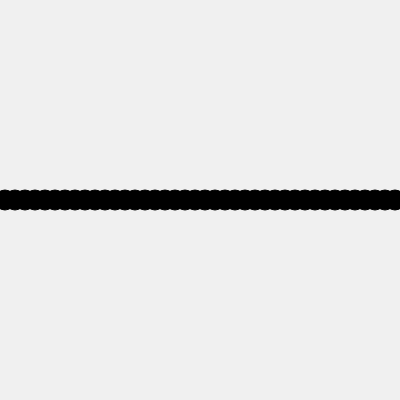
Frame 1 (no input)
Frame 60 (no input): identical to frame 1, image omitted
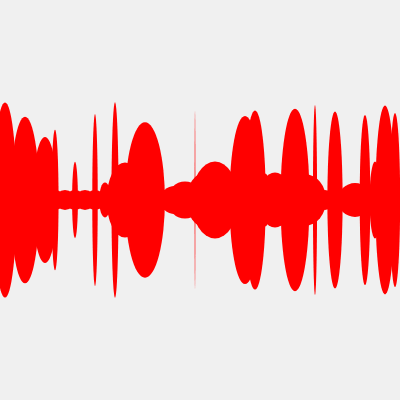
Frame 120 (the mouse pressed at the canvas centre since frame 60)

The p5.js sketch that drew these frames (run headless with seeded random() and noise() and a simulated clock; from frame 60 on, the mouse is pressed at the canvas centre):

// p5.js sketch
// ── sketch.js
// DM2008 — Activity 2b [Guided]
// Pattern Making (40 min)
//
// Use a for loop to draw a repeating row of shapes.
// Add a condition to introduce variation — alternating color, size, or spacing.
// Then add one interaction (mouse or key) that changes the rule.
//
// Stretch: try a second row, or turn your row into a 2D grid.

function setup() {
  createCanvas(400, 400);
}

function draw() {
  background(240);

  for (let i = 0; i < width; i += 10) {
    // % (modulo) alternates between 0 and non-zero — good for switching every other shape
    if (mouseIsPressed) {
        

      ellipse(i + 5, height / 2, random(1-50), random (1-200));
      fill(255, 0, 0);
      noStroke();

     
    } else if (i % 100 == 0) {
      fill(0);
    } else {
      fill(0);
    }

    // --- Your shape goes here ---
    // Try swapping this out for your own rule.
    ellipse(i + 5, height / 2, 20,);
  }
}
